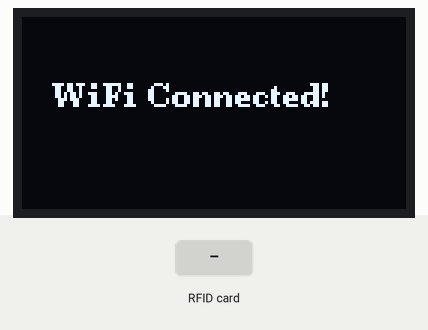
Simulated run of this sketch. Board: ESP32. Shown: 128×64 one-colour display. The inputs (shaded band) are chosen by the test bench. WiFi joins after 1.5 s; servers stay silent unless stated; uploads are accepted with an empty reply; what the sketch prints to the serial monitor is not drawn.

Above: at 3.8 s.
3.9 s: RFID card 5E 7A 19 C4 held to the reader
At 4.35 s:
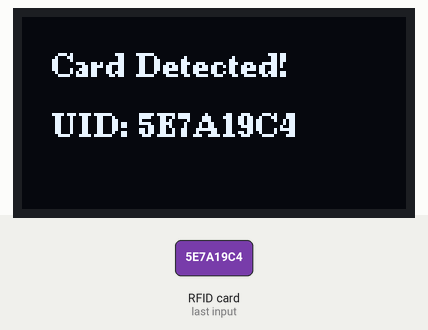
At 4.9 s:
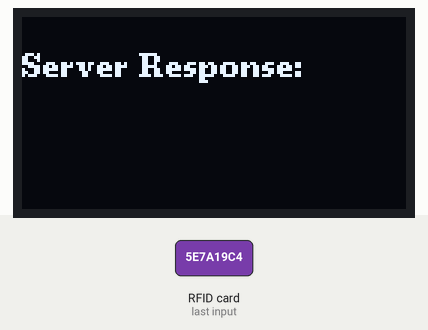
Timing chart, 0 to 6.9 s (numbered marks = the images above; inputs shaded):
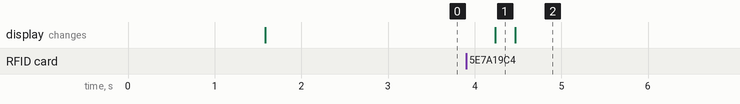

Measured:
- after the input at 3.9 s, the display: changes after 0.34 s (image 1)

The sketch:

RFID_working__api__code_01.ino
```cpp
#include <WiFi.h>
#include <SPI.h>
#include <MFRC522.h>
#include <HTTPClient.h>
#include <U8g2lib.h>

// WiFi credentials
const char* ssid = "Ahlam";
const char* password = "ps@1187!";

// RFID pins
#define RST_PIN 27
#define SS_PIN 4
MFRC522 mfrc522(SS_PIN, RST_PIN);

// OLED (SH1106 128x64)
U8G2_SH1106_128X64_NONAME_F_HW_I2C u8g2(U8G2_R0, /* reset=*/ U8X8_PIN_NONE);

// API details
String apiKey = "afsgh_uasdas254885jncasdcbhdsc";
String serverUrl = "http://192.168.0.248/save_card_uid.php";

void setup() {
  Serial.begin(115200);

  // Init OLED
  u8g2.begin();
  u8g2.clearBuffer();
  u8g2.setFont(u8g2_font_ncenB08_tr);
  u8g2.drawStr(10, 30, "Connecting WiFi...");
  u8g2.sendBuffer();

  // Connect WiFi
  connectToWiFi();

  // Init RFID
  SPI.begin();
  mfrc522.PCD_Init();
  delay(1000);
}

void loop() {
  if (!mfrc522.PICC_IsNewCardPresent() || !mfrc522.PICC_ReadCardSerial()) {
    delay(500);
    return;
  }

  // Read UID
  String uid = "";
  for (byte i = 0; i < mfrc522.uid.size; i++) {
    uid += String(mfrc522.uid.uidByte[i], HEX);
  }
  uid.toUpperCase();

  Serial.print("UID: ");
  Serial.println(uid);

  // Display UID
  u8g2.clearBuffer();
  u8g2.setFont(u8g2_font_ncenB08_tr);
  u8g2.drawStr(10, 20, "Card Detected!");
  u8g2.drawStr(10, 40, ("UID: " + uid).c_str());
  u8g2.sendBuffer();

  // Send UID via GET
  sendGET(uid);

  delay(3000);
}

void sendGET(String uid) {
  if (WiFi.status() == WL_CONNECTED) {
    HTTPClient http;
    String fullUrl = serverUrl + "?card_uid=" + uid + "&api_key=" + apiKey;

    Serial.println("GET URL: " + fullUrl);
    http.begin(fullUrl);

    int httpCode = http.GET();
    if (httpCode > 0) {
      String response = http.getString();
      Serial.println("HTTP Response code: " + String(httpCode));
      Serial.println("Server response: " + response);

      // Display server response
      u8g2.clearBuffer();
      u8g2.setFont(u8g2_font_ncenB08_tr);
      u8g2.drawStr(0, 20, "Server Response:");
      u8g2.drawStr(0, 40, response.c_str());
      u8g2.sendBuffer();

    } else {
      Serial.println("HTTP GET Error: " + String(httpCode));
    }
    http.end();
  } else {
    Serial.println("WiFi not connected");
  }
}

void connectToWiFi() {
  WiFi.begin(ssid, password);
  Serial.print("Connecting to WiFi");
  int retry = 0;
  while (WiFi.status() != WL_CONNECTED && retry < 20) {
    delay(500);
    Serial.print(".");
    retry++;
  }

  if (WiFi.status() == WL_CONNECTED) {
    Serial.println("\nWiFi Connected");
    Serial.print("IP address: ");
    Serial.println(WiFi.localIP());

    u8g2.clearBuffer();
    u8g2.setFont(u8g2_font_ncenB08_tr);
    u8g2.drawStr(10, 30, "WiFi Connected!");
    u8g2.sendBuffer();
  } else {
    Serial.println("\nWiFi Failed");
    u8g2.clearBuffer();
    u8g2.setFont(u8g2_font_ncenB08_tr);
    u8g2.drawStr(10, 30, "WiFi Failed!");
    u8g2.sendBuffer();
  }
}
```
